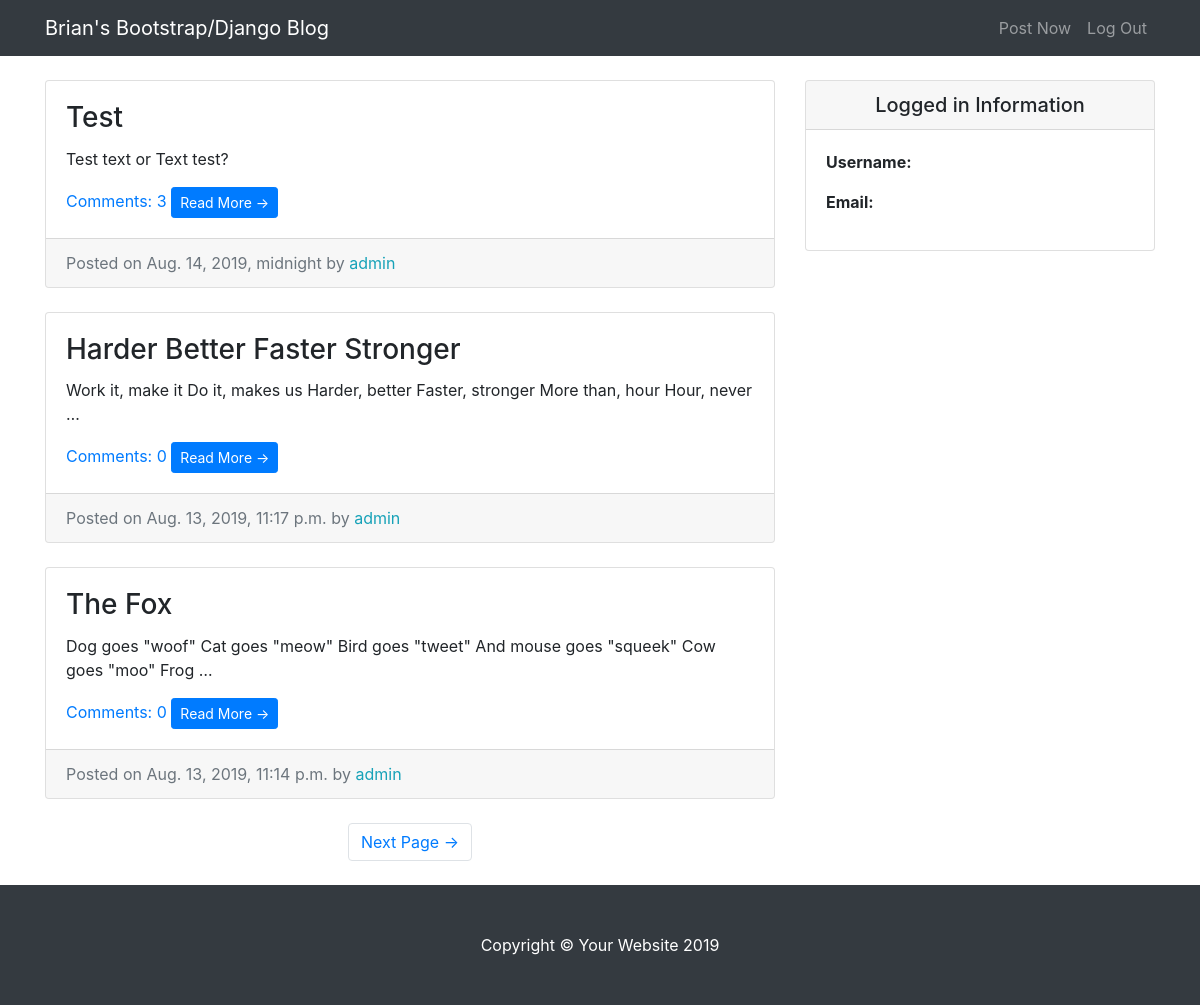
The page / on the database its author committed.
### entries/models.py (models this page shows, shortened)
class Entry(models.Model):
	entry_title = models.CharField(max_length=50)
	entry_text = models.TextField()
	entry_date = models.DateTimeField(auto_now_add=True)
	entry_author = models.ForeignKey(User, on_delete=models.CASCADE)
	class Meta:
		verbose_name_plural = "entries"

### entries/views.py (the view)
# urls.py: path('', HomeView.as_view(), name = 'blog-home'),
class HomeView(ListView):
	model = Entry
	template_name = 'entries/index.html'
	context_object_name = "blog_entries" # why did single quote not work?
	ordering = ['-entry_date']
	paginate_by = 3

### entries/templates/entries/index.html (shortened to what this page needs)
{% extends "entries/base.html" %}
{% block content %}
      <div class="col-md-8">
        {% for entry in blog_entries %}
        <div class="card mb-4 mt-4">
          <div class="card-body">
            <h3 class="card-title">{{ entry.entry_title }}</h3>
            <p class="card-text">{{ entry.entry_text|truncatechars:100 }}</p>
            <a href="{% url 'entry-detail' entry.pk %}">Comments: {{ entry.comments.count }}</a>
            <a href="{% url 'entry-detail' entry.pk %}" class="btn btn-primary btn-sm">Read More &rarr;</a>
          </div>
          <div class="card-footer text-muted">
            Posted on {{ entry.entry_date }} by
            <span class= "text-info mr-2">{{ entry.entry_author }}</span>
          </div>
        </div>
        {% endfor %}
        {% if is_paginated %}
        <ul class="pagination justify-content-center mb-4">
          {% if page_obj.has_next %}
          <li class="page-item">
            <a class="page-link" href="?page={{page_obj.next_page_number}}">Next Page &rarr;</a>
          </li>
          {% endif %}
        </ul>
        {% endif %}
      </div>
{% endblock %}

### entries/static/entries/css/blog-home.css (style rules this page uses)
body { padding-top: 56px; }

### rows shown on the page
Entry: entry_title "Test", entry_text "Test text or Text test?", comments.count "3", entry_date "Aug. 14, 2019, midnight", entry_author "admin"
Entry: entry_title "Harder Better Faster Stronger", entry_text "Work it, make it Do it, makes us Harder, better Faster, stronger More than, hour Hour, never …", comments.count "0", entry_date "Aug. 13, 2019, 11:17 p.m.", entry_author "admin"
Entry: entry_title "The Fox", entry_text "Dog goes \"woof\" Cat goes \"meow\" Bird goes \"tweet\" And mouse goes \"squeek\" Cow goes \"moo\" Frog …", comments.count "0", entry_date "Aug. 13, 2019, 11:14 p.m.", entry_author "admin"
